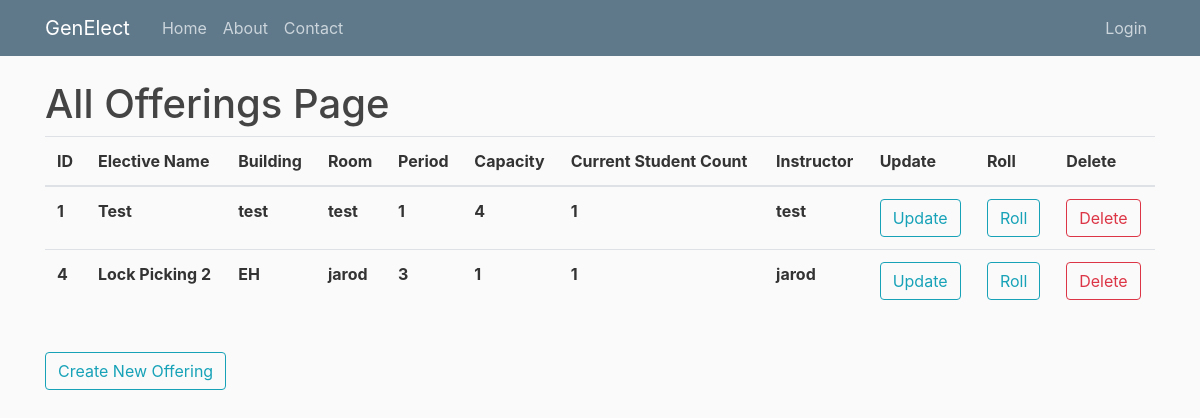
Page /allofferings on the earlier database version.
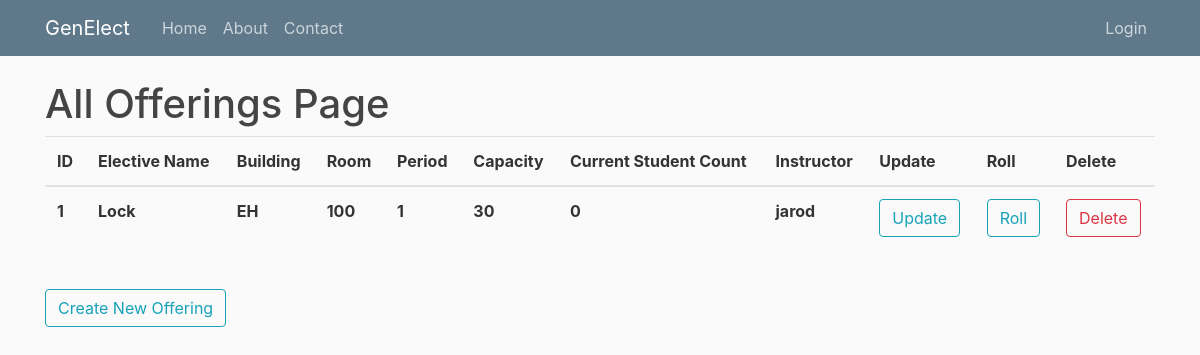
Same page on the later database version.
### genElect/models.py (models this page shows)
class Base(db.Model):
    __abstract__ = True
    id = db.Column(db.Integer, primary_key=True, autoincrement=True)
    date_created = db.Column(db.DateTime, default=db.func.current_timestamp())
    date_modified = db.Column(db.DateTime, default=db.func.current_timestamp(),
            onupdate=db.func.current_timestamp())

class Offerings(Base):
    __tablename__ = 'offerings'
    day = db.Column(db.Date)
    period_start = db.Column(db.Integer)
    period_length = db.Column(db.Integer)
    building = db.Column(db.String(100))
    room = db.Column(db.String(100))
    instructor = db.Column(db.String(100))
    current_count = db.Column(db.Integer)
    capacity = db.Column(db.Integer)
    elective_id = db.Column(db.Integer, db.ForeignKey('electives.id'), nullable=False)
    registrations = db.relationship('Registrations', backref='offering', lazy=True)

class Electives(Base):
    __tablename__ = 'electives'
    name = db.Column(db.String(100))
    description = db.Column(db.String(500))
    prerequisites = db.Column(db.String(500))
    offerings = db.relationship('Offerings', backref='elective', lazy=True)
    completed_users = db.relationship('Completions', backref='elective', lazy=True)

### genElect/__init__.py (the view)
@app.route("/allofferings")
def allofferings():
    offerings = Offerings.query.all()
    return render_template('allofferings.html', offerings=offerings, title="Offerings")

### genElect/templates/allofferings.html
{% extends "layout.html" %}
{% block content %}
    <h1>All Offerings Page</h1>
	<table class="table">
	  <thead>
	    <tr>
	      <th scope="col">ID</th>
	      <th scope="col">Elective Name</th>
	      <th scope="col">Building</th>
	      <th scope="col">Room</th>
	      <th scope="col">Period</th>
	      <th scope="col">Capacity</th>
	      <th scope="col">Current Student Count</th>
	      <th scope="col">Instructor</th>
	      <th scope="col">Update</th>
	      <th scope="col">Roll</th>
	      <th scope="col">Delete</th>
	    </tr>
	  </thead>
	  <tbody>
	  	{% for offering in offerings %}
	    <tr>
	      <th scope="row">{{offering.id}}</th>
	      <th scope="row">{{offering.elective.name}}</th>
	      <th scope="row">{{offering.building}}</th>
	      <th scope="row">{{offering.room}}</th>
	      <th scope="row">{{offering.period_start}}</th>
	      <th scope="row">{{offering.capacity}}</th>
	      <th scope="row">{{offering.current_count}}</th>
	      <th scope="row">{{offering.instructor}}</th>
	      <th scope="row"><button type="button" onclick="window.location.href = '/editoffering/{{offering.id}}'" class="btn btn-outline-info">Update</button></th>
	      <th scope="row"><button type="button" onclick="window.location.href = '/roll/{{offering.id}}'" class="btn btn-outline-info">Roll</button></th>
	      <th scope="row"><button type="button" onclick="window.location.href = 'deleteoffering/{{offering.id}}'" class="btn btn-outline-danger">Delete</button></th>
	    </tr>
	    {% endfor %}
	  </tbody>
	</table>
    <br>
    <button type="button" onclick="window.location.href = '/createoffering'" class="btn btn-outline-info">Create New Offering</button>
{% endblock content %}

### genElect/templates/layout.html (shortened to what this page needs)
<!DOCTYPE html>
<html>
<head>
    <link rel="stylesheet" href="https://maxcdn.bootstrapcdn.com/bootstrap/4.0.0/css/bootstrap.min.css">
    <link rel="stylesheet" type="text/css" href="{{ url_for('static', filename='main.css') }}">
</head>
<body>
    <header class="site-header">
      <nav class="navbar navbar-expand-md navbar-dark bg-steel fixed-top">
        <div class="container">
          <a class="navbar-brand mr-4" href="/">GenElect</a>
          <div class="collapse navbar-collapse" id="navbarToggle">
            <div class="navbar-nav mr-auto">
              {% if not current_user.is_authenticated or current_user.role != "admin" %}
                <a class="nav-item nav-link" href="{{ url_for('index') }}">Home</a>
                <a class="nav-item nav-link" href="{{ url_for('about') }}">About</a>
                <a class="nav-item nav-link" href="{{ url_for('contact') }}">Contact</a>
              {% endif %}
            </div>
            <div class="navbar-nav">
              {% if current_user.is_authenticated %}
                {% if current_user.role == "admin" %}
                  <a class="nav-item nav-link" href="{{ url_for('admin') }}">Admin</a>
                  <a class="nav-item nav-link" href="{{ url_for('allusers') }}">Users</a>
                  <a class="nav-item nav-link" href="{{ url_for('allelectives') }}">Electives</a>
                  <a class="nav-item nav-link" href="{{ url_for('allnotifications') }}">Notifications</a>
                  <a class="nav-item nav-link" href="{{ url_for('allofferings') }}">Offerings</a>
                {% endif %}
                {% if current_user.role == "instructor" %}
                  <a class="nav-item nav-link" href="{{ url_for('allelectives') }}">Electives</a>
                  <a class="nav-item nav-link" href="{{ url_for('allofferings') }}">Offerings</a>
                {% endif %}
                {% if current_user.role == "student" %}
                  <a class="nav-item nav-link" href="/electives">Electives</a>
                  <a class="nav-item nav-link" href="/schedule">My Schedule</a>
                  <a class="nav-item nav-link" href="{{ url_for('account') }}">Account</a>
                {% endif %}
                <a class="nav-item nav-link" href="{{ url_for('logout') }}">Logout</a>
              {% else %}
                <a class="nav-item nav-link" href="{{ url_for('login') }}">Login</a>
              {% endif %}
            </div>
          </div>
        </div>
      </nav>
    </header>
    <main role="main" class="container">
      <div class="row">
        <div class="col-md-12">
          {% block content %}{% endblock %}
        </div>
      </div>
    </main>
</body>
</html>

### genElect/static/main.css (style rules this page uses)
body { background: #fafafa; color: #333333; margin-top: 5rem; }
h1, h2, h3, h4, h5, h6 { color: #444444; }
.bg-steel { background-color: #5f788a; }
.site-header .navbar-nav .nav-link { color: #cbd5db; }

Differences in the rows shown:
removed Offerings: id "4", elective.name "Lock Picking 2", building "EH", room "jarod", period_start "3", capacity "1", current_count "1", instructor "jarod"
changed Offerings id 1: elective.name "Test" → "Lock"; building "test" → "EH"; room "test" → "100"; capacity "4" → "30"; current_count "1" → "0"; instructor "test" → "jarod"
